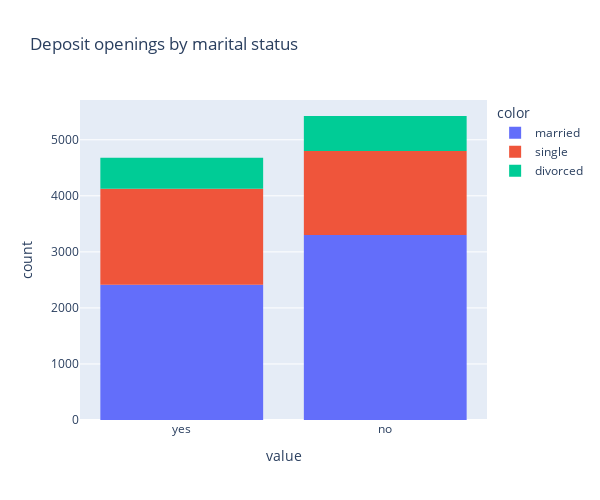

This figure's notebook cell:
### Markdown cell above
### Задания 9 и 10

### Code cell
# постройте визуализации для открывших и неоткрывших депозит в зависимости от семейного статуса
fig5=plx.histogram(cleaned.deposit, color = cleaned.marital, 
                   title='Deposit openings by marital status', 
                   width=600, 
                   height = 500)
fig5.show()

### Figure 1 — Plotly figure (JSON) as saved in the notebook; plotly's stock layout.template omitted (floating-point values rounded to 4 significant figures; data arrays with more than 128 entries replaced by an {"elided": "..."} marker saying what was removed)
{"data": [{"alignmentgroup": "True", "bingroup": "x", "hovertemplate": "color=married<br>value=%{x}<br>count=%{y}<extra></extra>", "legendgroup": "married", "marker": {"color": "#636efa", "pattern": {"shape": ""}}, "name": "married", "offsetgroup": "married", "orientation": "v", "showlegend": true, "type": "histogram", "x": {"elided": "5715 str values"}, "xaxis": "x", "yaxis": "y"}, {"alignmentgroup": "True", "bingroup": "x", "hovertemplate": "color=single<br>value=%{x}<br>count=%{y}<extra></extra>", "legendgroup": "single", "marker": {"color": "#EF553B", "pattern": {"shape": ""}}, "name": "single", "offsetgroup": "single", "orientation": "v", "showlegend": true, "type": "histogram", "x": {"elided": "3213 str values"}, "xaxis": "x", "yaxis": "y"}, {"alignmentgroup": "True", "bingroup": "x", "hovertemplate": "color=divorced<br>value=%{x}<br>count=%{y}<extra></extra>", "legendgroup": "divorced", "marker": {"color": "#00cc96", "pattern": {"shape": ""}}, "name": "divorced", "offsetgroup": "divorced", "orientation": "v", "showlegend": true, "type": "histogram", "x": {"elided": "1177 str values"}, "xaxis": "x", "yaxis": "y"}], "layout": {"barmode": "relative", "height": 500, "legend": {"title": {"text": "color"}, "tracegroupgap": 0}, "title": {"text": "Deposit openings by marital status"}, "width": 600, "xaxis": {"anchor": "y", "domain": [0, 1], "title": {"text": "value"}}, "yaxis": {"anchor": "x", "domain": [0, 1], "title": {"text": "count"}}}}
